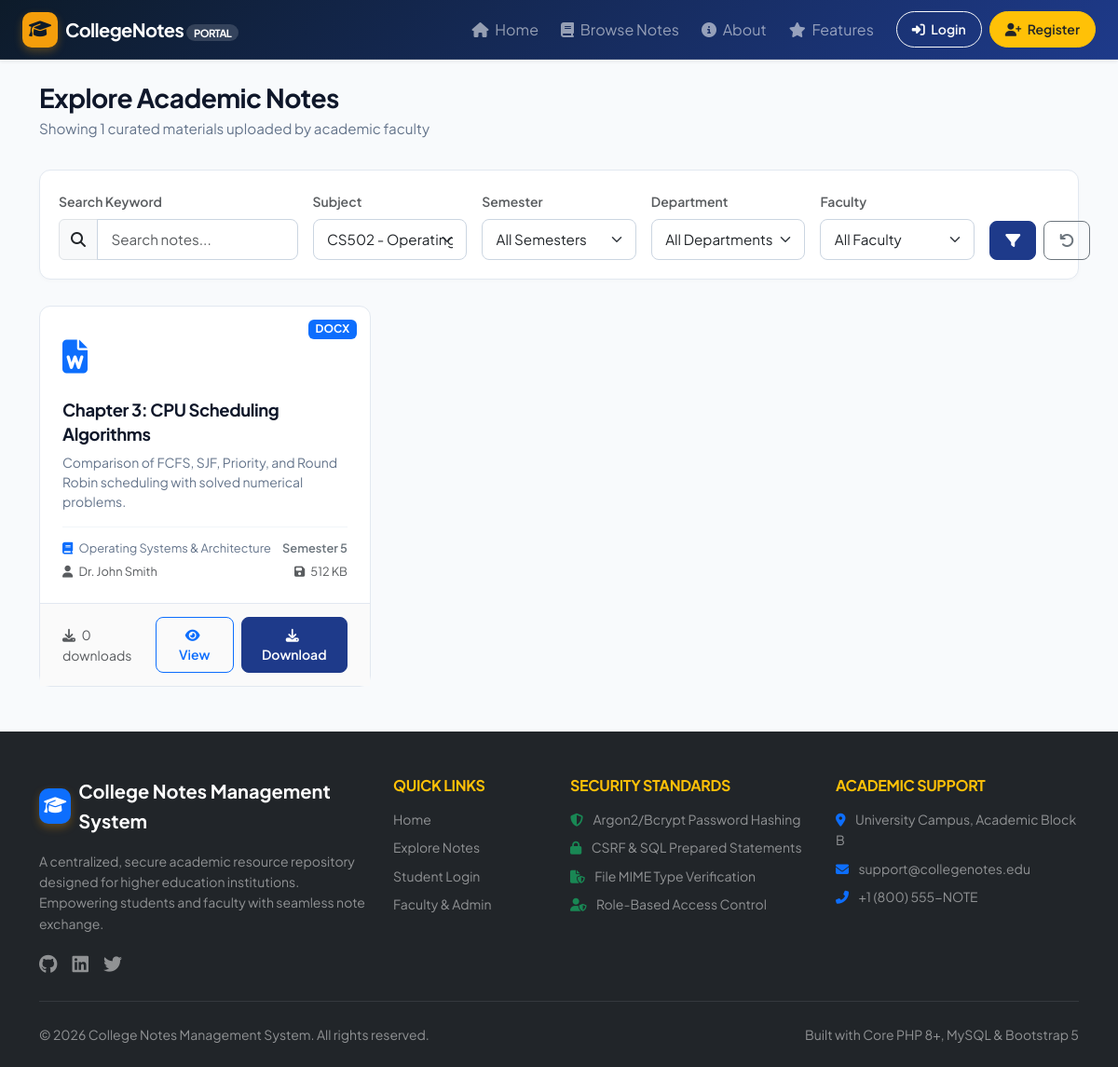
The app's page /user/notes.php?subject=2 with its own data.
### tables this page shows
CREATE TABLE `notes` (
    `id` INT UNSIGNED AUTO_INCREMENT PRIMARY KEY,
    `teacher_id` INT UNSIGNED NOT NULL,
    `subject_id` INT UNSIGNED NOT NULL,
    `title` VARCHAR(255) NOT NULL,
    `description` TEXT DEFAULT NULL,
    `file_name` VARCHAR(255) NOT NULL,
    `file_path` VARCHAR(255) NOT NULL,
    `file_type` VARCHAR(20) NOT NULL,
    `file_size` BIGINT UNSIGNED NOT NULL,
    `semester` VARCHAR(20) NOT NULL,
    `department` VARCHAR(100) NOT NULL,
    `status` ENUM('published', 'draft', 'archived') NOT NULL DEFAULT 'published',
    `created_at` TIMESTAMP DEFAULT CURRENT_TIMESTAMP,
    `updated_at` TIMESTAMP DEFAULT CURRENT_TIMESTAMP ON UPDATE CURRENT_TIMESTAMP,
    INDEX `idx_notes_teacher` (`teacher_id`),
    INDEX `idx_notes_subject` (`subject_id`),
    INDEX `idx_notes_dept_sem` (`department`, `semester`),
    INDEX `idx_notes_status` (`status`),
    CONSTRAINT `fk_notes_teacher` FOREIGN KEY (`teacher_id`) REFERENCES `teachers` (`id`) ON DELETE CASCADE,
    CONSTRAINT `fk_notes_subject` FOREIGN KEY (`subject_id`) REFERENCES `subjects` (`id`) ON DELETE CASCADE
);

CREATE TABLE `subjects` (
    `id` INT UNSIGNED AUTO_INCREMENT PRIMARY KEY,
    `name` VARCHAR(150) NOT NULL,
    `code` VARCHAR(50) NOT NULL UNIQUE,
    `semester` VARCHAR(20) NOT NULL,
    `department` VARCHAR(100) NOT NULL,
    `created_at` TIMESTAMP DEFAULT CURRENT_TIMESTAMP,
    INDEX `idx_subjects_sem_dept` (`semester`, `department`)
);

### includes/auth.php (called while the page is built, shortened)
<?php
require_once __DIR__ . '/functions.php';
function isLoggedIn(): bool {
    return !empty($_SESSION['user_id']) && !empty($_SESSION['user_role']);
}

### includes/functions.php (called while the page is built, shortened)
<?php
function e($string): string {
    return htmlspecialchars((string)($string ?? ''), ENT_QUOTES | ENT_SUBSTITUTE, 'UTF-8');
}
function sanitize($data): string {
    return trim(strip_tags((string)$data));
}
function formatBytes(int $bytes, int $precision = 2): string {
    $units = ['B', 'KB', 'MB', 'GB', 'TB'];
    $bytes = max($bytes, 0);
    $pow = floor(($bytes ? log($bytes) : 0) / log(1024));
    $pow = min($pow, count($units) - 1);
    $bytes /= pow(1024, $pow);
    return round($bytes, $precision) . ' ' . $units[$pow];
}
function getFileTypeInfo(string $type): array {
    return match(strtolower($type)) {
        'pdf'  => ['icon' => 'fa-file-pdf', 'color' => 'text-danger', 'badge' => 'bg-danger'],
        'doc', 'docx' => ['icon' => 'fa-file-word', 'color' => 'text-primary', 'badge' => 'bg-primary'],
        'ppt', 'pptx' => ['icon' => 'fa-file-powerpoint', 'color' => 'text-warning', 'badge' => 'bg-warning text-dark'],
        'txt'  => ['icon' => 'fa-file-alt', 'color' => 'text-secondary', 'badge' => 'bg-secondary'],
        default => ['icon' => 'fa-file', 'color' => 'text-muted', 'badge' => 'bg-dark']
    };
}

### user/notes.php (the view, shortened to what this page needs)
<?php
require_once __DIR__ . '/../includes/auth.php';
require_once __DIR__ . '/../includes/functions.php';
$db = getDB();
$search     = sanitize($_GET['search'] ?? '');
$subjectId  = filter_var($_GET['subject'] ?? null, FILTER_VALIDATE_INT);
$page       = max((int)($_GET['page'] ?? 1), 1);
$perPage    = 9;
$offset     = ($page - 1) * $perPage;
$where = ["n.status = 'published'"];
$params = [];
if (!empty($subjectId)) {
    $where[] = "n.subject_id = :subject_id";
    $params[':subject_id'] = $subjectId;
}
$whereClause = implode(' AND ', $where);
$countSql = "
    SELECT COUNT(*)
    FROM notes n
    JOIN subjects s ON n.subject_id = s.id
    JOIN teachers t ON n.teacher_id = t.id
    WHERE $whereClause
";
$stmtCount = $db->prepare($countSql);
$stmtCount->execute($params);
$totalNotes = (int)$stmtCount->fetchColumn();
$sql = "
    SELECT n.*, s.name as subject_name, s.code as subject_code, u.name as teacher_name,
           (SELECT COUNT(*) FROM downloads d WHERE d.note_id = n.id) as download_count
    FROM notes n
    JOIN subjects s ON n.subject_id = s.id
    JOIN teachers t ON n.teacher_id = t.id
    JOIN users u ON t.user_id = u.id
    WHERE $whereClause
    ORDER BY n.created_at DESC
    LIMIT :limit OFFSET :offset
";
$stmt = $db->prepare($sql);
foreach ($params as $key => $val) {
    $stmt->bindValue($key, $val);
}
$stmt->bindValue(':limit', $perPage, PDO::PARAM_INT);
$stmt->bindValue(':offset', $offset, PDO::PARAM_INT);
$stmt->execute();
$notes = $stmt->fetchAll();
$allSubjects    = $db->query("SELECT id, name, code FROM subjects ORDER BY name ASC")->fetchAll();
include __DIR__ . '/../includes/header.php';
include __DIR__ . '/../includes/navbar.php';
?>
<div class="<?= isLoggedIn() ? 'dashboard-layout' : 'container py-4' ?>">
    <main class="<?= isLoggedIn() ? 'main-content' : '' ?>">
        <div class="page-header-bar">
            <div>
                <h1 class="page-title">Explore Academic Notes</h1>
                <p class="page-subtitle">Showing <?= $totalNotes ?> curated materials uploaded by academic faculty</p>
            </div>
        </div>
        <div class="filter-card">
            <form action="<?= BASE_URL ?>user/notes.php" method="GET" class="row g-3 align-items-end">
                <div class="col-lg-3 col-md-6">
                    <label class="form-label small fw-semibold text-muted">Search Keyword</label>
                    <div class="input-group">
                        <span class="input-group-text bg-light"><i class="fas fa-search"></i></span>
                        <input type="text" name="search" class="form-control" placeholder="Search notes..." value="<?= e($search) ?>">
                    </div>
                </div>
                <div class="col-lg-2 col-md-4">
                    <label class="form-label small fw-semibold text-muted">Subject</label>
                    <select name="subject" class="form-select auto-submit-filter">
                        <?php foreach ($allSubjects as $sub): ?>
                            <option value="<?= $sub['id'] ?>" <?= $subjectId == $sub['id'] ? 'selected' : '' ?>>
                                <?= e($sub['code']) ?> - <?= e($sub['name']) ?>
                            </option>
                        <?php endforeach; ?>
                    </select>
                </div>
                <div class="col-lg-2 col-md-4">
                    <label class="form-label small fw-semibold text-muted">Semester</label>
                    <select name="semester" class="form-select auto-submit-filter">
                        <option value="">All Semesters</option>
                    </select>
                </div>
                <div class="col-lg-2 col-md-4">
                    <label class="form-label small fw-semibold text-muted">Department</label>
                    <select name="department" class="form-select auto-submit-filter">
                        <option value="">All Departments</option>
                    </select>
                </div>
                <div class="col-lg-2 col-md-4">
                    <label class="form-label small fw-semibold text-muted">Faculty</label>
                    <select name="teacher" class="form-select auto-submit-filter">
                        <option value="">All Faculty</option>
                    </select>
                </div>
                <div class="col-lg-1 col-md-4 d-flex gap-2">
                    <button type="submit" class="btn btn-primary w-100" title="Apply Filter">
                        <i class="fas fa-filter"></i>
                    </button>
                    <a href="<?= BASE_URL ?>user/notes.php" class="btn btn-outline-secondary" title="Reset Filters">
                        <i class="fas fa-undo"></i>
                    </a>
                </div>
            </form>
        </div>
        <?php if (empty($notes)): ?>
            <div class="card border-0 shadow-sm p-5 text-center text-muted rounded-4 bg-white">
                <i class="fas fa-search-minus fa-3x mb-3 text-secondary"></i>
                <h4 class="fw-bold text-dark">No Matching Notes Found</h4>
                <p class="mb-3">Try adjusting your search criteria or clear active filters.</p>
                <div>
                    <a href="<?= BASE_URL ?>user/notes.php" class="btn btn-outline-primary btn-sm">Clear All Filters</a>
                </div>
            </div>
        <?php else: ?>
            <div class="row g-4 mb-4">
                <?php foreach ($notes as $n): ?>
                    <?php $typeInfo = getFileTypeInfo($n['file_type']); ?>
                    <div class="col-lg-4 col-md-6">
                        <div class="note-card">
                            <span class="badge <?= $typeInfo['badge'] ?> note-badge text-uppercase"><?= e($n['file_type']) ?></span>
                            <div class="card-body">
                                <div class="note-icon-large <?= $typeInfo['color'] ?>">
                                    <i class="fas <?= $typeInfo['icon'] ?>"></i>
                                </div>
                                <h5 class="note-title"><?= e($n['title']) ?></h5>
                                <p class="note-desc"><?= e(mb_strimwidth($n['description'] ?? '', 0, 110, '...')) ?></p>
                                <div class="note-meta">
                                    <div class="d-flex justify-content-between mb-1">
                                        <span><i class="fas fa-book me-1 text-primary"></i> <?= e($n['subject_name']) ?></span>
                                        <span class="fw-semibold text-secondary"><?= e($n['semester']) ?></span>
                                    </div>
                                    <div class="d-flex justify-content-between text-muted">
                                        <span><i class="fas fa-user me-1"></i> <?= e($n['teacher_name']) ?></span>
                                        <span><i class="fas fa-save me-1"></i> <?= formatBytes($n['file_size']) ?></span>
                                    </div>
                                </div>
                            </div>
                            <div class="card-footer">
                                <small class="text-muted"><i class="fas fa-download me-1"></i> <?= $n['download_count'] ?> downloads</small>
                                <div class="d-flex gap-2">
                                    <a href="<?= BASE_URL ?>user/note-view.php?id=<?= $n['id'] ?>" class="btn btn-sm btn-outline-primary">
                                        <i class="fas fa-eye me-1"></i> View
                                    </a>
                                    <a href="<?= BASE_URL ?>user/note-download.php?id=<?= $n['id'] ?>" class="btn btn-sm btn-primary">
                                        <i class="fas fa-download me-1"></i> Download
                                    </a>
                                </div>
                            </div>
                        </div>
                    </div>
                <?php endforeach; ?>
            </div>
        <?php endif; ?>
    </main>
</div>
<?php include __DIR__ . '/../includes/footer.php'; ?>

### assets/css/style.css (style rules this page uses)
:root { --primary-color: #1e3a8a; --primary-hover: #1e40af; --primary-light: #eff6ff; --secondary-color: #0f172a; --accent-color: #f59e0b; --accent-hover: #d97706; --success-color: #10b981; --danger-color: #ef4444; --warning-color: #f59e0b; --info-color: #06b6d4; --bg-light: #f8fafc; --card-border: #e2e8f0; --text-main: #334155; --text-muted: #64748b; --sidebar-width: 260px; --header-height: 64px; --border-radius: 12px; }
body { font-family: 'Plus Jakarta Sans', -apple-system, BlinkMacSystemFont, "Segoe UI", Roboto, sans-serif; color: var(--text-main); background-color: var(--bg-light); line-height: 1.6; min-height: 100vh; display: flex; flex-direction: column; }
h1, h2, h3, h4, h5, h6 { font-weight: 700; color: var(--secondary-color); letter-spacing: -0.02em; }
.btn { font-weight: 600; border-radius: 8px; padding: 0.5rem 1rem; transition: all 0.2s ease; }
.btn-primary { background-color: var(--primary-color); border-color: var(--primary-color); }
.form-control, .form-select { border-radius: 8px; border: 1px solid #cbd5e1; padding: 0.6rem 0.9rem; font-size: 0.95rem; }

### assets/css/dashboard.css (style rules this page uses)
.page-header-bar { margin-bottom: 2rem; display: flex; justify-content: space-between; align-items: center; flex-wrap: wrap; gap: 1rem; }
.page-title { font-size: 1.75rem; margin-bottom: 0.25rem; }
.page-subtitle { color: var(--text-muted); font-size: 0.95rem; margin: 0; }
.note-card { background: #ffffff; border: 1px solid var(--card-border); border-radius: var(--border-radius); transition: all 0.25s cubic-bezier(0.165, 0.84, 0.44, 1); display: flex; flex-direction: column; height: 100%; position: relative; }
.note-card .note-badge { position: absolute; top: 14px; right: 14px; }
.note-card .card-body { padding: 1.5rem; flex-grow: 1; display: flex; flex-direction: column; }
.note-card .note-icon-large { font-size: 2.25rem; margin-bottom: 1rem; }
.note-card .note-title { font-size: 1.15rem; font-weight: 700; line-height: 1.4; margin-bottom: 0.5rem; color: var(--secondary-color); }
.note-card .note-desc { font-size: 0.875rem; color: var(--text-muted); line-height: 1.5; margin-bottom: 1rem; flex-grow: 1; }
.note-card .note-meta { font-size: 0.8rem; color: var(--text-muted); border-top: 1px solid #f1f5f9; padding-top: 0.75rem; margin-top: auto; }
.note-card .card-footer { background: #fafafa; border-top: 1px solid var(--card-border); padding: 0.85rem 1.5rem; display: flex; justify-content: space-between; align-items: center; }
.filter-card { background: #ffffff; border: 1px solid var(--card-border); border-radius: var(--border-radius); padding: 1.25rem; margin-bottom: 1.75rem; box-shadow: 0 2px 4px rgba(0,0,0,0.02); }

### records on screen
notes: file_type "DOCX", title "Chapter 3: CPU Scheduling Algorithms", description "Comparison of FCFS, SJF, Priority, and Round Robin scheduling with solved numerical problems.", subject.name "Operating Systems & Architecture", semester "Semester 5", teacher_name "Dr. John Smith", file_size "512 KB", download_count "0"

### other values on screen
APP_SHORT_NAME "CollegeNotes"
$totalNotes "1"
APP_NAME "College Notes Management System"
form field subject "CS502 - Operating Systems & Architecture"
